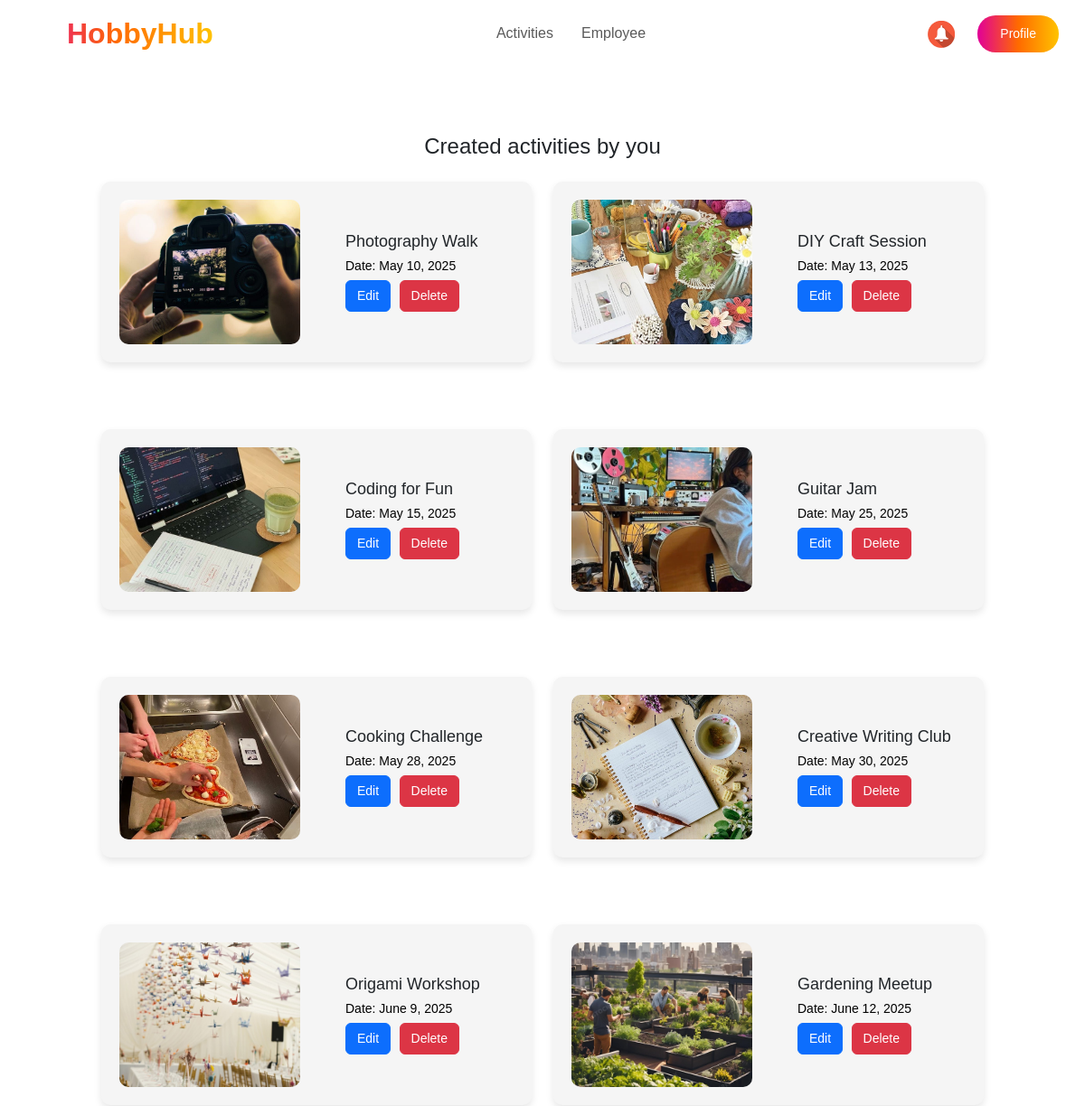
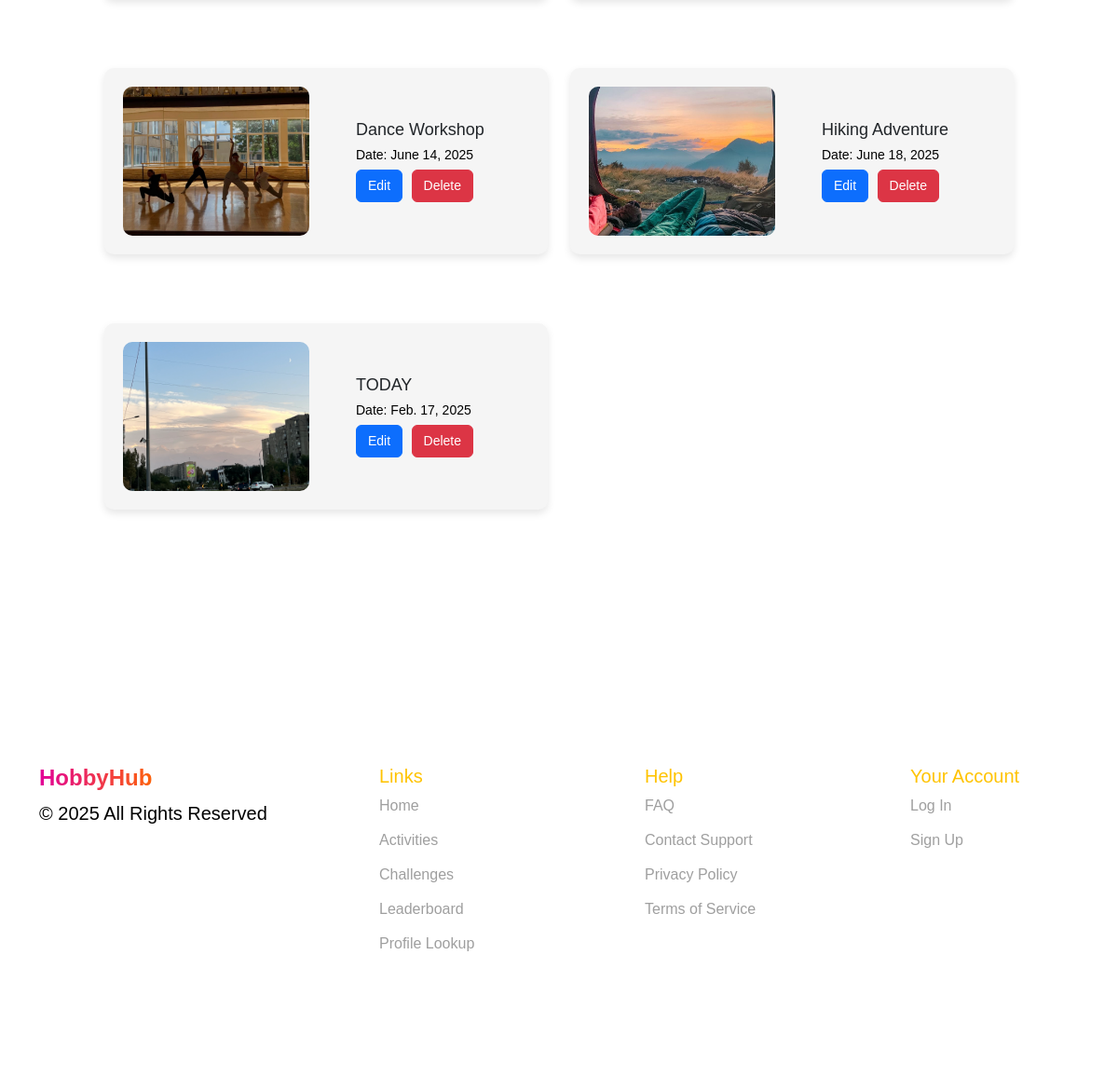
The page /organizer/ (signed in) on the database its author committed (2 pictures, top to bottom).
### events/models.py (models this page shows, shortened)
class Event(models.Model):
    title = models.CharField(max_length=150)
    description = models.TextField()
    location = models.CharField(max_length=250)
    date = models.DateField()
    time = models.TimeField()
    hobby_type = models.CharField(max_length=150)
    image = models.ImageField(upload_to='event_images/', null=True, blank=True)

### events/views.py (the view)
# urls.py: path('organizer/', organizer_view, name='organizer_view'),
@role_required("organizer")
def organizer_view(request):
    events = Event.objects.all()
    return render(request, 'organizer.html', {'events': events})

### events/views.py (called while the page is built)
def role_required(role):
    def decorator(view_func):
        @wraps(view_func)
        def wrapper(request, *args, **kwargs):
            if role == "employee" and not request.session.get("nickname"):
                return redirect(f"/sign_in/?next={request.get_full_path()}")
            if role == "organizer" and not request.session.get("company_id"):
                return redirect(f"/sign_in/?next={request.get_full_path()}")
            return view_func(request, *args, **kwargs)
        return wrapper
    return decorator

### events/templates/organizer.html (shortened to what this page needs)
<!DOCTYPE html>
<html lang="en">
<head>
    {% load static %}
    <link rel="stylesheet" href="https://cdn.jsdelivr.net/npm/bootstrap@5.3.0/dist/css/bootstrap.min.css">
    <link rel="stylesheet" href="{% static 'css/all.css' %}">
    <link href="https://fonts.cdnfonts.com/css/gilroy-bold" rel="stylesheet">
</head>
<body>
    <section class="header">
        <nav class="navbar navbar-expand-lg navbar-bold bg-white  px-4 fixed-top">
            <a class="navbar-brand fw-bold gradient-text logo" href="#">HobbyHub</span></a>
            <div class="collapse navbar-collapse justify-content-center" id="navbarNav">
                <ul class="navbar-nav">
                    <li class="nav-item header-text"><a class="nav-link" href="#">Activities</a></li>
                    <li class="nav-item header-text"><a class="nav-link" href="#">Employee</a></li>
                </ul>
            </div>
            <div class="d-flex">
                <a class="notifications"><img src="{% static 'images/bell.jpg' %}" alt="Notification"></a>
                <button class="btn btn-gradient">Profile</button>
            </div>
        </nav>
    </section>
    <section class="your-activities">
        <div class="container mt-5">
            <h2 class="title text-center">Created activities by you</h2>
            <div class="row mt-4">
                {% for event in events %}
                <div class="col-md-6 mb-4" id="activities">
                    <div class="activity-card">
                            <img src="{{ event.image.url }}" class="activity-img" alt="{{ event.title }}" width="200">
                            <div class="activity-info">
                                <h5>{{ event.title }}</h5>
                                <p>Date: {{ event.date }}</p>
                                <button class="btn btn-primary">Edit</button>
                                <button class="btn btn-danger">Delete</button>
                            </div>
                        </div>
                    </div>
                {% endfor %}
            </div>
        </div>
    </section>
    <footer class="footer">
        <div class="container">
            <div class="row">
                <div class="col-md-3">
                    <h4 class="fw-bold gradient-text">HobbyHub</h4>
                    <p>© 2025 All Rights Reserved</p>
                </div>
                <div class="col-md-3">
                    <h5>Links</h5>
                    <ul>
                        <li><a href="#">Home</a></li>
                        <li><a href="#">Activities</a></li>
                        <li><a href="#">Challenges</a></li>
                        <li><a href="#">Leaderboard</a></li>
                        <li><a href="#">Profile Lookup</a></li>
                    </ul>
                </div>
                <div class="col-md-3">
                    <h5>Help</h5>
                    <ul>
                        <li><a href="#">FAQ</a></li>
                        <li><a href="#">Contact Support</a></li>
                        <li><a href="#">Privacy Policy</a></li>
                        <li><a href="#">Terms of Service</a></li>
                    </ul>
                </div>
                <div class="col-md-3">
                    <h5>Your Account</h5>
                    <ul>
                        <li><a href="#">Log In</a></li>
                        <li><a href="#">Sign Up</a></li>
                    </ul>
                </div>
            </div>
        </div>
    </footer>
</body>
</html>

### events/static/css/guest-styles.css (style rules this page uses)
html { scroll-behavior: smooth; }
body { font-family: 'Gilroy-bold', sans-serif; background-color: #F5F5F5; }
p { color: #000000; font-weight: 400; font-size: 20px; }
.gradient-text { background: linear-gradient(90deg, #E10098 0%, #FF6A00 50%, #FFC300 100%); -webkit-background-clip: text; -webkit-text-fill-color: transparent; font-weight: bold; }
.nav-item a { margin-right: 15px; }
.btn-gradient { background: linear-gradient(90deg, #E10098 0%, #FF6A00 50%, #FFC300 100%); color: white; border-radius: 20px; padding: 10px 25px; font-size: 18px; border: none; cursor: pointer; transition: 0.3s; }
.logo { font-size: 2rem; font-weight: bold; }
.footer { height: 450px; background: #FFFFFF; color: black; padding: 100px 0; }
.footer h5 { padding-left: 80px; color: #FFC300; }
.footer ul { list-style: none; display: flex; flex-direction: column; padding-left: 50px; }
.footer ul li { margin-bottom: 13px; }
.footer ul li a { color: #9F9F9F; text-decoration: none; padding-left: 30px; }

### events/static/css/organizer-styles.css (style rules this page uses)
body { font-family: 'Gilroy-bold', sans-serif; background-color: #F5F5F5; }
p { color: #000000; font-weight: 400; font-size: 20px; }
.header { background-color: gainsboro; }
.gradient-text { background: linear-gradient(90deg, #E10098 0%, #FF6A00 50%, #FFC300 100%); -webkit-background-clip: text; -webkit-text-fill-color: transparent; font-weight: bold; }
.btn-gradient { background: linear-gradient(90deg, #E10098 0%, #FF6A00 50%, #FFC300 100%); color: white; border-radius: 20px; padding: 10px 25px; font-size: 18px; border: none; cursor: pointer; transition: 0.3s; }
.logo { font-size: 2rem; font-weight: bold; padding-left: 50px; }
.footer { height: 450px; background: #FFFFFF; color: black; padding: 100px 0; }
.footer h5 { padding-left: 80px; color: #FFC300; }
.footer ul { list-style: none; display: flex; flex-direction: column; padding-left: 50px; }
.footer ul li { margin-bottom: 13px; }
.footer ul li a { color: #9F9F9F; text-decoration: none; padding-left: 30px; }
.your-activities { padding: 100px; background-color: #FFFFFF; }
.title { font-family: 'Gilroy-Bold', sans-serif; font-size: 24px; margin-bottom: 20px; }
.activity-card { display: flex; align-items: center; background: #F5F5F5; padding: 20px; border-radius: 10px; box-shadow: 0 4px 8px rgba(0, 0, 0, 0.1); margin-bottom: 50px; }
.activity-img { width: 200px; height: 160px; border-radius: 10px; object-fit: cover; margin-right: 50px; }
.activity-info h5 { font-family: 'Gilroy-Bold', sans-serif; margin: 0; font-size: 18px; }
.activity-info p { margin: 5px 0; font-size: 14px; }
.btn { font-size: 14px; margin-right: 5px; }
.notifications img { width:30px; height:30px; margin-right: 25px; margin-top: 6px; }

### events/static/css/user-styles.css (style rules this page uses)
body { overflow-x: hidden; }

### events/static/css/profile.css (style rules this page uses)
.activity-card { border-radius: 10px; overflow: hidden; transition: transform 0.3s; }

### events/static/css/employees.css (style rules this page uses)
body { font-family: 'Gilroy-bold', sans-serif; background-color: #F5F5F5; }

### rows shown on the page
Event: image (picture), title "Photography Walk", date "May 10, 2025"
Event: image (picture), title "DIY Craft Session", date "May 13, 2025"
Event: image (picture), title "Coding for Fun", date "May 15, 2025"
Event: image (picture), title "Guitar Jam", date "May 25, 2025"
Event: image (picture), title "Cooking Challenge", date "May 28, 2025"
Event: image (picture), title "Creative Writing Club", date "May 30, 2025"
Event: image (picture), title "Origami Workshop", date "June 9, 2025"
Event: image (picture), title "Gardening Meetup", date "June 12, 2025"
Event: image (picture), title "Dance Workshop", date "June 14, 2025"
Event: image (picture), title "Hiking Adventure", date "June 18, 2025"
Event: image (picture), title "TODAY", date "Feb. 17, 2025"
